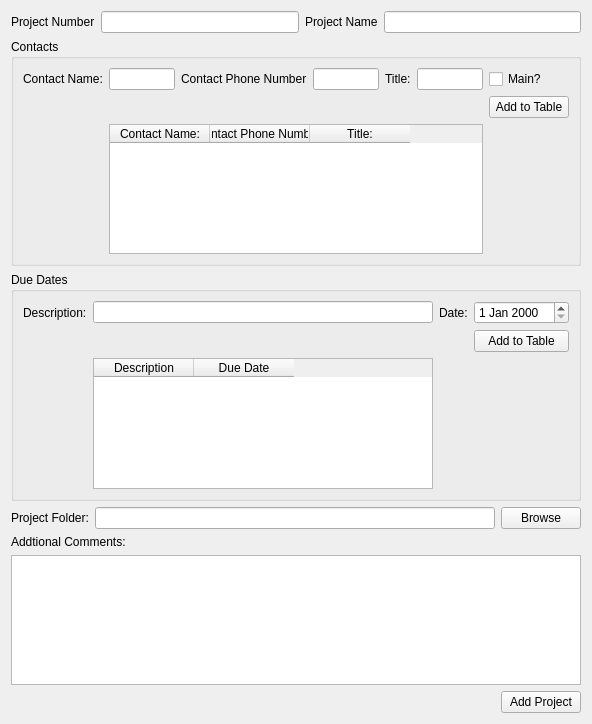
<?xml version="1.0" encoding="UTF-8"?>
<ui version="4.0">
 <class>Add_Projects</class>
 <widget class="QWidget" name="Add_Projects">
  <property name="geometry">
   <rect>
    <x>0</x>
    <y>0</y>
    <width>592</width>
    <height>724</height>
   </rect>
  </property>
  <property name="windowTitle">
   <string>Form</string>
  </property>
  <layout class="QGridLayout" name="gridLayout">
   <item row="7" column="1">
    <widget class="QLabel" name="text_Additional_Comments">
     <property name="text">
      <string>Addtional Comments:</string>
     </property>
    </widget>
   </item>
   <item row="8" column="1">
    <widget class="QTextEdit" name="textEdit_Additional_Comments"/>
   </item>
   <item row="0" column="1">
    <layout class="QHBoxLayout" name="horizontalLayout">
     <item>
      <widget class="QLabel" name="text_Project_Number">
       <property name="text">
        <string>Project Number</string>
       </property>
      </widget>
     </item>
     <item>
      <widget class="QLineEdit" name="UserInput_Project_Number"/>
     </item>
     <item>
      <widget class="QLabel" name="text_Project_Name">
       <property name="text">
        <string>Project Name</string>
       </property>
      </widget>
     </item>
     <item>
      <widget class="QLineEdit" name="UserInput_Project_Name"/>
     </item>
    </layout>
   </item>
   <item row="10" column="1">
    <layout class="QHBoxLayout" name="horizontalLayout_5">
     <item>
      <spacer name="horizontalSpacer">
       <property name="orientation">
        <enum>Qt::Horizontal</enum>
       </property>
       <property name="sizeHint" stdset="0">
        <size>
         <width>40</width>
         <height>20</height>
        </size>
       </property>
      </spacer>
     </item>
     <item>
      <widget class="QPushButton" name="Button_Add_Project">
       <property name="text">
        <string>Add Project</string>
       </property>
      </widget>
     </item>
    </layout>
   </item>
   <item row="5" column="1">
    <widget class="QGroupBox" name="groupBox_DueDates">
     <property name="title">
      <string>Due Dates</string>
     </property>
     <layout class="QGridLayout" name="gridLayout_3">
      <item row="0" column="0">
       <layout class="QGridLayout" name="gridLayout_2">
        <item row="1" column="1">
         <widget class="QLineEdit" name="UserInput_Description"/>
        </item>
        <item row="1" column="0">
         <widget class="QLabel" name="text_Description">
          <property name="text">
           <string>Description:</string>
          </property>
         </widget>
        </item>
        <item row="1" column="2">
         <widget class="QLabel" name="text_date">
          <property name="text">
           <string>Date:</string>
          </property>
         </widget>
        </item>
        <item row="1" column="3">
         <widget class="QDateEdit" name="dateEdit"/>
        </item>
        <item row="2" column="3">
         <widget class="QPushButton" name="Button_Add_To_Table_Due_Dates">
          <property name="text">
           <string>Add to Table</string>
          </property>
         </widget>
        </item>
        <item row="3" column="1">
         <widget class="QTableWidget" name="tableWidget_Dates">
          <column>
           <property name="text">
            <string>Description</string>
           </property>
          </column>
          <column>
           <property name="text">
            <string>Due Date</string>
           </property>
          </column>
         </widget>
        </item>
       </layout>
      </item>
     </layout>
    </widget>
   </item>
   <item row="4" column="1">
    <widget class="QGroupBox" name="groupBox">
     <property name="title">
      <string>Contacts</string>
     </property>
     <layout class="QGridLayout" name="gridLayout_4">
      <item row="0" column="0">
       <widget class="QLabel" name="text_Contact_name">
        <property name="text">
         <string>Contact Name:</string>
        </property>
       </widget>
      </item>
      <item row="0" column="1">
       <widget class="QLineEdit" name="UserInput_Main_Contact_Name"/>
      </item>
      <item row="0" column="3">
       <widget class="QLineEdit" name="UserInput_Main_Contact_PhoneNumber"/>
      </item>
      <item row="0" column="2">
       <widget class="QLabel" name="text_Contact_PhoneNumber">
        <property name="text">
         <string>Contact Phone Number</string>
        </property>
       </widget>
      </item>
      <item row="0" column="4">
       <widget class="QLabel" name="label">
        <property name="text">
         <string>Title:</string>
        </property>
       </widget>
      </item>
      <item row="0" column="5">
       <widget class="QLineEdit" name="lineEdit"/>
      </item>
      <item row="0" column="6">
       <widget class="QCheckBox" name="checkBox">
        <property name="text">
         <string>Main?</string>
        </property>
       </widget>
      </item>
      <item row="1" column="6">
       <widget class="QPushButton" name="Button_Add_To_Table_Contacts">
        <property name="text">
         <string>Add to Table</string>
        </property>
       </widget>
      </item>
      <item row="2" column="1" colspan="5">
       <widget class="QTableWidget" name="tableWidget">
        <column>
         <property name="text">
          <string>Contact Name:</string>
         </property>
        </column>
        <column>
         <property name="text">
          <string>Contact Phone Number:</string>
         </property>
        </column>
        <column>
         <property name="text">
          <string>Title:</string>
         </property>
        </column>
       </widget>
      </item>
     </layout>
    </widget>
   </item>
   <item row="6" column="1">
    <layout class="QHBoxLayout" name="horizontalLayout_3">
     <item>
      <widget class="QLabel" name="text_Project_Folder">
       <property name="text">
        <string>Project Folder:</string>
       </property>
      </widget>
     </item>
     <item>
      <widget class="QLineEdit" name="UserInput_Project_Folder"/>
     </item>
     <item>
      <widget class="QPushButton" name="Button_Browse">
       <property name="text">
        <string>Browse</string>
       </property>
      </widget>
     </item>
    </layout>
   </item>
  </layout>
 </widget>
 <resources/>
 <connections/>
</ui>
